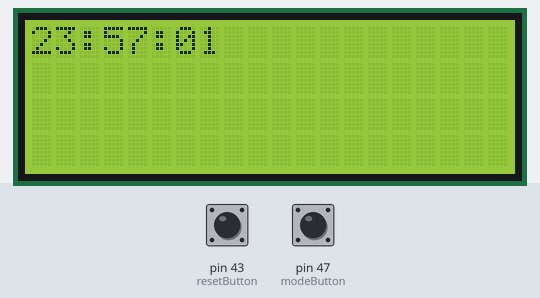
The sketch below on a simulated Arduino Mega 2560, built with avr-gcc and run on an emulated ATmega2560. Shown: 20×4 character LCD. Inputs (shaded band) come from the test bench; at power-on: pin 43 (resetButton) LOW, pin 47 (modeButton) LOW.

Above: at 1.2 s.
1.3 s: pin 43 (resetButton) pulled HIGH for 3.2 s
At 3.9 s:
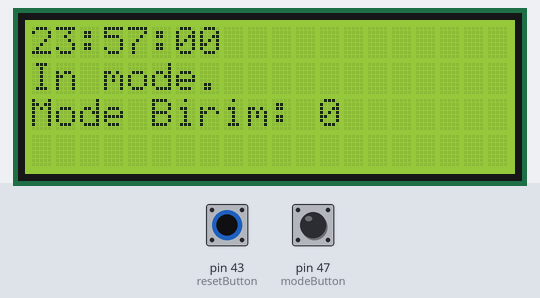
7.5 s: pin 47 (modeButton) pulled HIGH for 0.15 s
At 8.9 s:
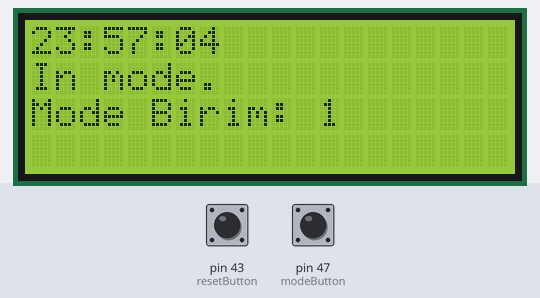
9.6 s: pin 43 (resetButton) pulled HIGH for 1 s
At 11.9 s:
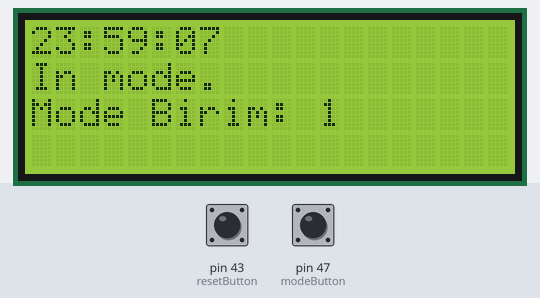
12.1 s: pin 47 (modeButton) pulled HIGH for 1 s
At 13.9 s:
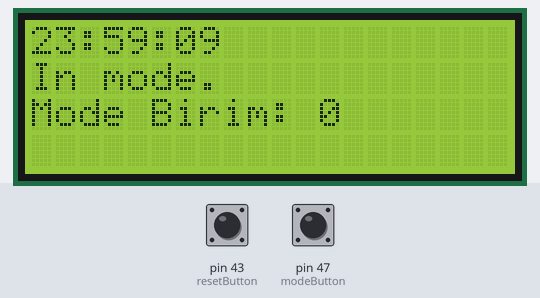
17.6 s: pin 43 (resetButton) driven HIGH
20.6 s: pin 43 (resetButton) driven LOW
At 21.9 s:
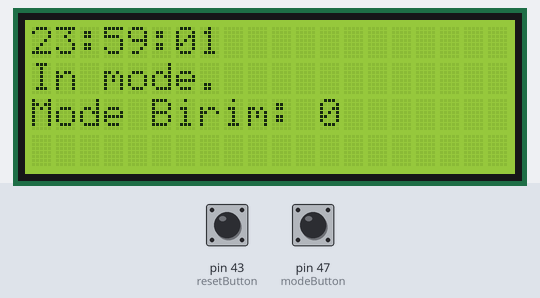

The sketch:

digitalClock.ino
```cpp
#include <Wire.h>
#include <LiquidCrystal_I2C.h>

#define resetButton 43
#define modeButton 47

byte reseteBasildi=0, modedayim=0, modaBasildi=0, resetCounter=0,
     modeCounter=0, modeBirim=0;

bool tek=1;

LiquidCrystal_I2C lcd(0x27, 20, 4);
byte saat=23, dakika=57, saniye=0;
unsigned long int millisOnceki;

void printTime(int, int, int, byte, byte);

void setup()
{
  pinMode(resetButton, INPUT);
  pinMode(modeButton, INPUT);

  lcd.begin();
  lcd.clear();
  lcd.print("Hello there!");

  millisOnceki=millis();
}

void loop()
{
  // millis millioncekniden 1  saniye kucuk oldugu surece bekle
  while  (millis()<millisOnceki + 500)
  {
    if (digitalRead(resetButton))
      reseteBasildi=1;
    else
      reseteBasildi=0;
    if (digitalRead(modeButton))
      modaBasildi=1;
    else
      modaBasildi=0;
  }
  tek=!tek;

  millisOnceki = millis();
  if (tek)
  {
    saniye++;
    if(saniye>=60)
    {
      saniye=0;
      dakika++;
      if (dakika>=60)
      {
        dakika=0;
        saat++;
        if (saat >= 24)
          saat=0;
      }
    }
  }

  if (reseteBasildi && !modedayim)
  {
    resetCounter++;
    if (modedayim==0 && resetCounter==3)
    {
      modedayim=1;
      resetCounter=0;
    }
  }
  else if (modedayim)
  {
      resetCounter=0;
      if (modaBasildi==1)
        modeBirim = (modeBirim+1)%3;

      if (modeBirim==0)
      {
        if (reseteBasildi)
          saniye=0;
      }
      else if (modeBirim==1)
      {
        if (reseteBasildi)
          dakika=(dakika+1)%60;
      }
      else
      {
        if (reseteBasildi)
          saat=(saat+1)%24;
      }
    }

  if (modaBasildi && modedayim)
  {
    modeCounter++;
    if (modeCounter==4)
    {
      reseteBasildi=0;
      modedayim=0;
      resetCounter=0;
      modeCounter=0;
    }
  }
  else
  {
    modeCounter=0;
  }

  printTime(saat, dakika, saniye, modedayim, modeBirim);
}

void printTime(int saat, int dakika, int saniye, byte modedayim, byte modeBirim)
{
  lcd.clear();
  lcd.setCursor(0, 0);
  if (saat<10)
      lcd.print("0");
  lcd.print(saat);
  lcd.print(":");
  if (dakika<10)
      lcd.print("0");
  lcd.print(dakika);
  lcd.print(":");
  if (saniye<10)
    lcd.print("0");
  lcd.print(saniye);
  if (modedayim)
  {
    lcd.setCursor(0, 1);
    lcd.print("In mode.");
    lcd.setCursor(0, 2);
    lcd.print("Mode Birim: ");
    lcd.print(modeBirim);
  }

}
```

Measured:
- after the input at 1.3 s, the display: first differs from a run without the input after 1.3 s (image 1 shows a later state)
- after the input at 20.6 s, the display: changes after 0.51 s (image 5)
- what the display in image 2 shows lasts 1.0 s, from 8.1 s to 9.1 s
